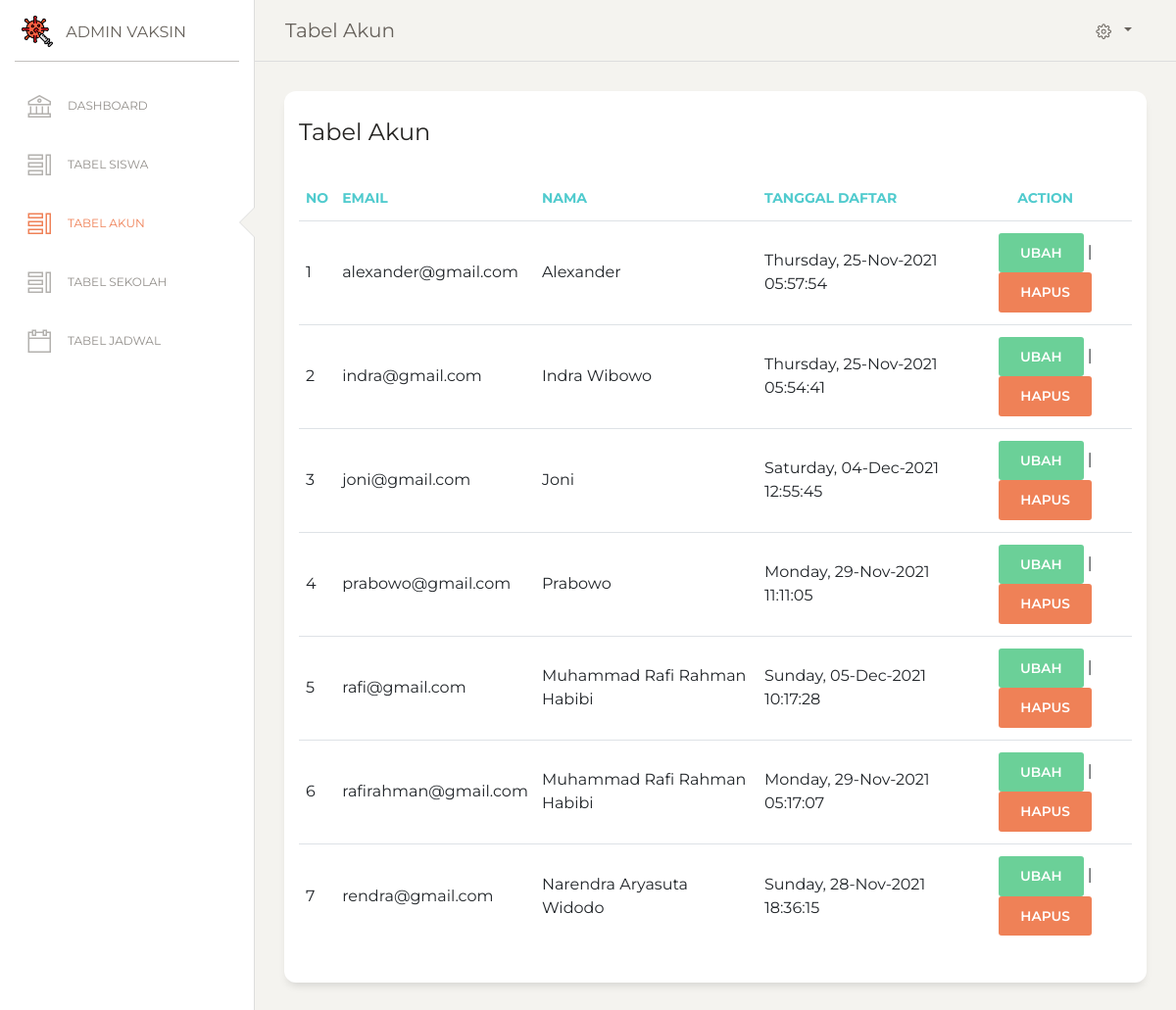
Page /admin/tabel-akun.php (signed in) on the committed database.
### tables this page shows
CREATE TABLE `akun` (
  `id` int(11) NOT NULL,
  `email` varchar(100) NOT NULL,
  `password` varchar(100) NOT NULL,
  `nama` varchar(200) NOT NULL,
  `tgl_daftar` varchar(100) NOT NULL
);

### admin/tabel-akun.php (the view, shortened to what this page needs)
<!DOCTYPE html>
<html lang="en">
  <head>
    <link href="https://maxcdn.bootstrapcdn.com/font-awesome/latest/css/font-awesome.min.css" rel="stylesheet" />
    <link href="../assets/css/bootstrap.min.css" rel="stylesheet" />
    <link href="../assets/css/paper-dashboard.css?v=2.0.1" rel="stylesheet" />
    <link href="../assets/demo/demo.css" rel="stylesheet" />
    <link rel="stylesheet" href="style.css">
  </head>
  <body class="">
    <div class="wrapper">
      <div class="sidebar" data-color="white" data-active-color="danger">
        <div class="logo">
          <a href="dashboard.php" class="simple-text logo-mini">
            <div class="logo-image-small">
              <img src="../assets/img/vaccine.png" />
            </div>
          </a>
          <a href="dashboard.php" class="simple-text logo-normal">
            Admin Vaksin
          </a>
        </div>
        <div class="sidebar-wrapper">
          <ul class="nav">
            <li>
              <a href="./dashboard.php">
                <i class="nc-icon nc-bank"></i>
                <p>Dashboard</p>
              </a>
            </li>
            <li>
              <a href="./tabel-siswa.php">
                <i class="nc-icon nc-tile-56"></i>
                <p>Tabel Siswa</p>
              </a>
            </li>
            <li class="active">
              <a href="./tabel-akun.php">
                <i class="nc-icon nc-tile-56"></i>
                <p>Tabel Akun</p>
              </a>
            </li>
            <li>
              <a href="./tabel-sekolah.php">
                <i class="nc-icon nc-tile-56"></i>
                <p>Tabel Sekolah</p>
              </a>
            </li>
            <li>
              <a href="./tabel-jadwal.php">
                <i class="nc-icon nc-calendar-60"></i>
                <p>Tabel Jadwal</p>
              </a>
            </li>
          </ul>
        </div>
      </div>
      <div class="main-panel">
        <nav class="navbar navbar-expand-lg navbar-absolute fixed-top navbar-transparent">
          <div class="container-fluid">
            <div class="navbar-wrapper">
              <a class="navbar-brand" href="tabel-akun.php">Tabel Akun</a>
            </div>
            <div class="collapse navbar-collapse justify-content-end" id="navigation">
              <ul class="navbar-nav">
                <li class="nav-item btn-rotate dropdown">
                  <a class="nav-link dropdown-toggle" href="http://example.com" id="navbarDropdownMenuLink" data-toggle="dropdown" aria-haspopup="true" aria-expanded="false">
                    <i class="nc-icon nc-settings-gear-65"></i>
                  </a>
                </li>
              </ul>
            </div>
          </div>
        </nav>
        <div class="content">
            <div class="row">
                <div class="col-md-12">
                <div class="card">
                    <div class="card-header">
                    <h4 class="card-title">Tabel Akun</h4>
                    </div>
                    <div class="card-body">
                    <div class="table-responsive">
                        <table class="table">
                            <?php
                            include '../conn.php';
                                $tampil = mysqli_query($conn, "select * from akun");
                                $no = 0;
                            ?>
                        <thead class="text-primary">
                            <th>No</th>
                            <th>Email</th>
                            <th>Nama</th>
                            <th>Tanggal Daftar</th>
                            <th style="text-align:center">Action</th>
                        </thead>
                        <tbody>
                            <?php
                                while($data = mysqli_fetch_array($tampil)){
                                    $no++;
                            ?>
                            <tr>
                                <td><?=$no?></td>
                                <td><?=$data['email']?></td>
                                <td><?=$data['nama']?></td>
                                <td><?=$data['tgl_daftar']?></td>
                                <td style="text-align:center">
                                    <a href="edit-akun.php?id_akun=<?=$data['id']?>" class="btn btn-success">Ubah</a> |
                                    <a href="delete-akun.php?id_akun=<?=$data['id']?>&email=<?=$data['email']?>" onclick="return confirm('Apakah anda yakin menghapus data ini ?')" class="btn btn-danger">Hapus</a>
                                </td>
                            </tr>
                            <?php
                                }
                            ?>
                        </tbody>
                        </table>
                    </div>
                    </div>
                </div>
                </div>
            </div>
        </div>
      </div>
    </div>
  </body>
</html>

### admin/style.css (style rules this page uses)
.table td { font-size: medium; }

### rows in the picture
akun: email "alexander@gmail.com", nama "Alexander", tgl_daftar "Thursday, 25-Nov-2021 05:57:54"
akun: email "indra@gmail.com", nama "Indra Wibowo", tgl_daftar "Thursday, 25-Nov-2021 05:54:41"
akun: email "joni@gmail.com", nama "Joni", tgl_daftar "Saturday, 04-Dec-2021 12:55:45"
akun: email "prabowo@gmail.com", nama "Prabowo", tgl_daftar "Monday, 29-Nov-2021 11:11:05"
akun: email "rafi@gmail.com", nama "Muhammad Rafi Rahman Habibi", tgl_daftar "Sunday, 05-Dec-2021 10:17:28"
akun: email "rafirahman@gmail.com", nama "Muhammad Rafi Rahman Habibi", tgl_daftar "Monday, 29-Nov-2021 05:17:07"
akun: email "rendra@gmail.com", nama "Narendra Aryasuta Widodo", tgl_daftar "Sunday, 28-Nov-2021 18:36:15"
